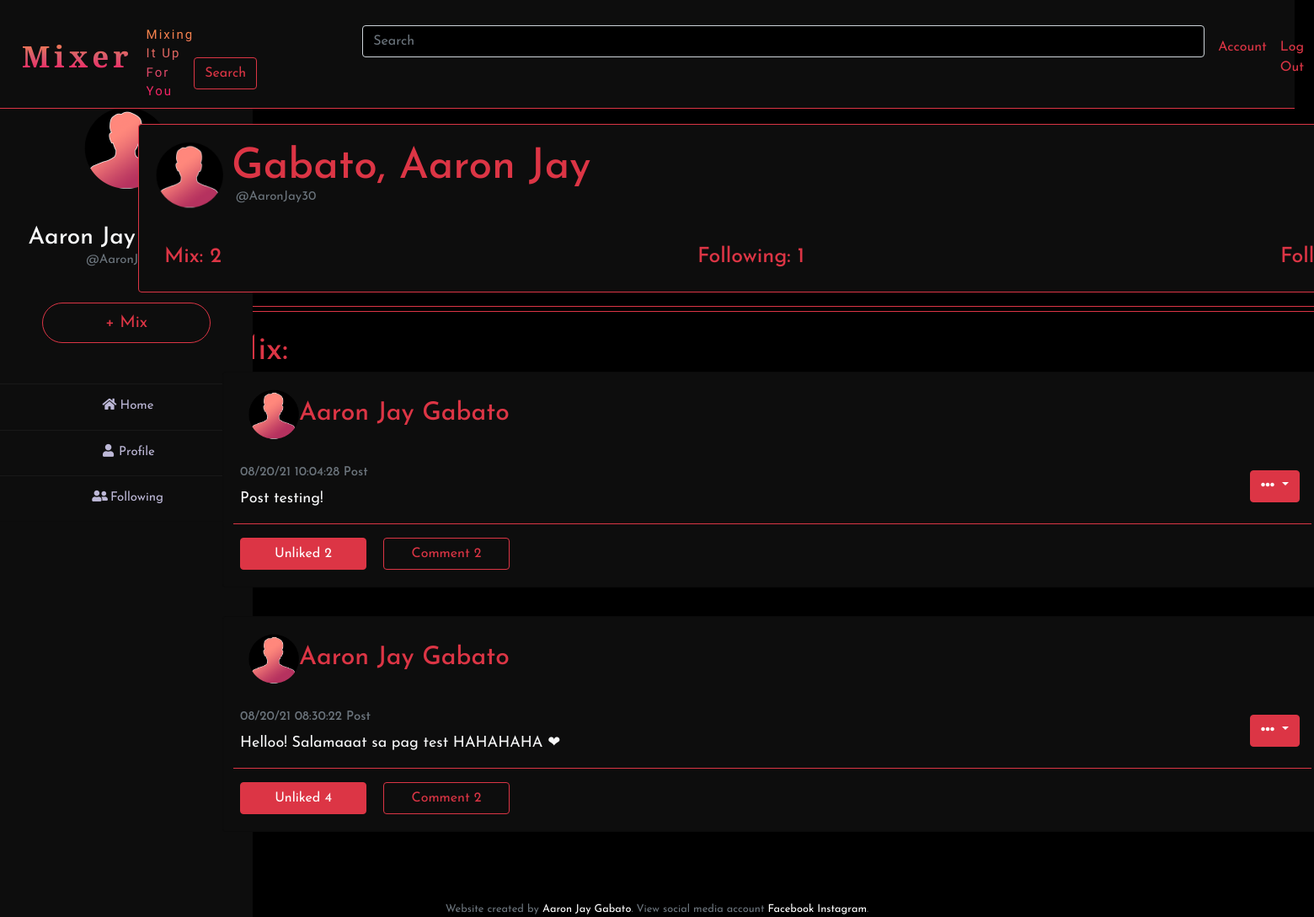
Screenshot of /profile (signed in) with the database file from the repository.
### tables this page shows
CREATE TABLE users (id INTEGER, 
    username TEXT NOT NULL, 
    password TEXT NOT NULL, 
    firstName TEXT NOT NULL, 
    lastName TEXT NOT NULL, gender TEXT, profile INTEGER, 'full_name' text, 
    PRIMARY KEY(id));

CREATE TABLE 'post' (
    id INTEGER,
    user_id INTEGER,
    name TEXT NOT NULL,
    content TEXT NOT NULL,
    time TEXT NOT NULL, 
    date TEXT NOT NULL, profile INTEGER, 'action' text, 'react_count' INTEGER NOT NULL DEFAULT 0, 'comment_count' INTEGER NOT NULL DEFAULT 0,
    PRIMARY KEY (id)
);

### app.py (the view)
@app.route("/profile")
@login_required
def profile():
    users = db.execute("SELECT * from users WHERE id = ?", session["user_id"])
    post = db.execute("SELECT * FROM post WHERE user_id=? ORDER BY date DESC, time DESC", session["user_id"])
    hpostCount = db.execute("SELECT COUNT(*) FROM post WHERE user_id=? ORDER BY date DESC, time DESC", session["user_id"])
    postCount = (int(hpostCount[0]["COUNT(*)"]))
    following = db.execute("SELECT * from follower WHERE user_id = ?",session["user_id"])
    hfollowingCount = db.execute("SELECT COUNT(*) from follower WHERE user_id = ?",session["user_id"])
    followingCount = (int(hfollowingCount[0]["COUNT(*)"]))
    followers = db.execute("SELECT * from follower WHERE follower_id = ?",session["user_id"])
    hfollowersCount = db.execute("SELECT COUNT(*) from follower WHERE follower_id = ?",session["user_id"])
    followersCount = (int(hfollowersCount[0]["COUNT(*)"]))
    Myreact = db.execute("SELECT * from react WHERE user_id = ?",session["user_id"])
    react_id = []
    likeCount = 0
    for Myreacts in Myreact:
        if Myreacts["post_id"] not in react_id:
            react_id.append(Myreacts["post_id"])
    return render_template("profile.html", user=users, post=post, postCount=postCount,
                            following=following, followingCount=followingCount,
                            followers=followers, followersCount=followersCount, react_id=react_id)

### app.py (called while the page is built)
@app.after_request
def after_request(response):
    response.headers["Cache-Control"] = "no-cache, no-store, must-revalidate"
    response.headers["Expires"] = 0
    response.headers["Pragma"] = "no-cache"
    return response

### helpers.py (called while the page is built)
def login_required(f):
    @wraps(f)
    def decorated_function(*args, **kwargs):
        if session.get("user_id") is None:
            return redirect("/login")
        return f(*args, **kwargs)
    return decorated_function

### templates/profile.html (shortened to what this page needs)
{% extends "layout.html" %}
{% block image %}
    {% for users in user %}
        <img src="static/avatar/{{ users.profile }}.png" style="width: 100px; margin-left: 100px; margin-bottom: 40px;">
    {% endfor %}
{% endblock %}
{% block push %}
    <a href="/mix"><button type="button" class="btn btn-outline-danger btn-lg text-center" style="font-size: 20px; width: 200px; border-radius: 30px; z-index: 1;">+ Mix</button></a>
{% endblock %}
{% block name %}
    {% for users in user %}
        {{ users.firstName }} {{ users.lastName }}
        <br>
        <div class="small text-center text-muted" style="font-size: 15px;">@{{users.username}}</div>
        <br>
    {% endfor %}
{% endblock %}
{% block search %}
    <form class="form-inline my-2 my-lg-0" action="/search" method="post">
        <input autocomplete="off" class="form-control mr-sm-2 text-danger" name="search" type="search" placeholder="Search" aria-label="Search" style="width: 1000px; margin-left: 200px;">
        <button class="btn btn-outline-danger my-2 my-sm-0" type="submit">Search</button>
    </form>
{% endblock %}
{% block page %}
    {% for users in user %}
    <div class="card border-danger" style="width: 1545px; height: 200px; margin-left: -200px; margin-top: -30px; z-index: 0;">
        <div class="card-body">
            <img src="static/avatar/{{ users.profile }}.png" style="width: 80px; display: inline;"><h5 class="card-title text-danger" style="font-size: 50px; margin: 10px; display: inline;">{{ users.lastName }}, {{ users.firstName}} </h5>
            <div class="small text-left text-muted" style="font-size: 15px; margin-left: 95px; margin-top: -25px;">@{{users.username}}</div>
        </div>
        <div class="card-body">
           <h5 class="card-title text-danger text-left" style="font-size: 25px; margin: 10px; display: inline;">Mix: {{ postCount }}</h5>
           <a href="/userfollower/{{users.id}}"><h5 class="card-title text-danger" style="font-size: 25px; margin: 10px; margin-left: 550px; display: inline;">Following: {{ followingCount }}</h5></a>
           <a href="/userfollowing/{{users.id}}"><h5 class="card-title text-danger" style="font-size: 25px; margin: 10px; margin-left: 550px; display: inline;">Followers: {{ followersCount }}</h5></a>
        </div>
    </div>
    {% endfor %}
    <hr class="border-danger" style="margin-left: -200px; width: 1550px; margin-bottom: 1px; ">
    <hr class="border-danger" style="margin-left: -200px; width: 1550px; margin-top: 5px; ">
    <div for="post" class="text-danger" style="font-size: 40px; margin-left: -95px; margin-bottom: -5px; ">Mix:</div>
    {% for posts in post %}
        <div class="card" style="width: 1300px; margin-left: -100px; z-index: 0;">
          <div class="card-body" >
              <h5 class="card-title text-danger" style="font-size: 30px; margin-left: 10px;"> <img src="static/avatar/{{ posts.profile }}.png" style="width: 60px;">{{ posts.name }}</h5>
              <br>
              <div class="dropdown" style="float: right; z-index: 1;">
                  <button class="btn btn-danger dropdown-toggle" type="button" id="dropdownMenu2" data-toggle="dropdown" aria-haspopup="true" aria-expanded="false">
                    <i class="fas fa-ellipsis-h"></i>
                  </button>
              </div>
              <h6 class="card-subtitle mb-2 text-muted text-danger" style="font-size: 15px;">{{ posts.date }} {{ posts.time }} {{ posts.action }}</h6>
              <p class="card-text text-light" style="font-size: 18px;">{{ posts.content }}</p>
                <hr class="border-danger" style="width: 1280px; margin-left: -8px; ">
                    {% if posts.id in react_id %}
                        <form action="/unliked/{{posts.id}}" method="get">
                            <button name="profile" value="profile" type="submit" class="btn-danger btn" style="float:left; width:150px; margin-right: 20px;">Unliked {{posts.react_count}}</button>
                        </form>
                    {% else %}
                        <form action="/like/{{posts.id}}" method="get">
                            <button name="profile" value="profile" type="submit" class="btn btn-outline-danger" style="float:left; width:150px; margin-right: 20px;">Like {{posts.react_count}}</button>
                        </form>
                    {% endif %}
              <form action="/comment/{{ posts.id }}">
                  <button type="submit" class="btn btn-outline-danger" style="width:150px;">Comment {{ posts.comment_count }}</button>
              </form>
          </div>
        </div>
        <br>
    {% endfor %}
{% endblock %}
{% block footer %}
    Website created by <a href="http://aaronjay.ml">Aaron Jay Gabato</a>. View social media account <a href="https://www.facebook.com/gabato.aaron30">Facebook</a> <a href="https://www.instagram.com/aaaaarondalla/">Instagram</a>.
{% endblock %}

### static/styles.css (style rules this page uses)
.form-control:valid { background-color: black!important; }
a { color: white; }
.dark { background: black; }
.card { background: #0d0d0d; margin: 0 auto; float: none; margin-bottom: 10px; }
* { margin: 0; padding: 0; list-style: none; text-decoration: none; font-family: 'Josefin Sans', sans-serif; }

### rows the page displays
users: firstName "Aaron Jay", username "AaronJay30", lastName "Gabato", postCount "2", followingCount "1"
post: name "Aaron Jay Gabato", date "08/20/21", time "10:04:28", action "Post", content "Post testing!", react_count "2", comment_count "2"
post: name "Aaron Jay Gabato", date "08/20/21", time "08:30:22", action "Post", content "Helloo! Salamaaat sa pag test HAHAHAHA ❤", react_count "4", comment_count "2"
